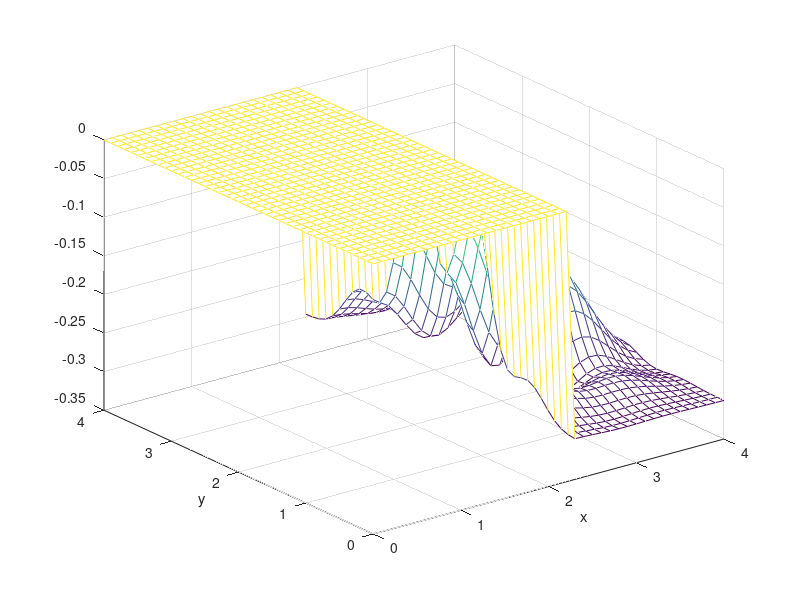

The MATLAB script that drew this image: (Note: this script raises an error after producing the figure.)
% A script to automatically generate the .dat terrain file

close all
clear all


xDim = 35;
yDim = 35;
xRes = 0.1;
yRes = xRes;

%x = 0:xRes:xDim; 
%y = 0:yRes:yDim;

x = 0:xRes:4; 
y = 0:yRes:4;
xDim = length(x);
yDim = length(y);
%x = x * xRes;
%y = y * yRes;

[XI,YI] = meshgrid(x,y);


ZI = - 0.3 + (0.15*cos((XI+.28)./0.4).^2 + .2*sin((YI-.05)./.3).^2 ) .* exp(- (XI-2.5).^2 - (YI-2).^2);
%ZI = - 0.3 + (0.15*cos((XI+.28)./0.4).^2 + .2*sin((YI-.09)./.2).^2 ) .* exp(- (XI-2.5).^2 - (YI-2).^2);


for i=1:xDim
    for j=1:yDim
        if XI(i,j) < 2.25
            ZI(i,j) = 0;
            
        end
        
    end 
end




% zero out and shift around to make it look more complecated
%[row col] =size(ZI);
%ZI(8:col, :) = 0 ;
% ZI(2:col, 1:floor(row/2))  = ZI(1:col-1, 1:floor(row/2)) ;
% 
% temp = ZI(1:col-4, :);
% ZI(1:4, :) = 0;
% ZI(5:col, :) = temp;

mesh(XI,YI,ZI);
hold
xlabel('x');
ylabel('y');
%z = x.*exp(-x.^2-y.^2);
%plot3(x,y,z,'o'), hold off

hold off


%	rand('seed',0)	
%    x = rand(100,1)*4-2; y = rand(100,1)*4-2;
%    z = x.*exp(-x.^2-y.^2);







outputDir = '../config';

fid = fopen(strcat(outputDir,'/terrain3.dat'),'w');
[nr, nc] =size(ZI);
fprintf(fid, '%d  %d  %2.2f\n',yDim, xDim, xRes); 
for i=1:nr
    fprintf(fid, '%f   ',ZI(:,i)');
    fprintf(fid, '\n');
end


fclose(fid);

